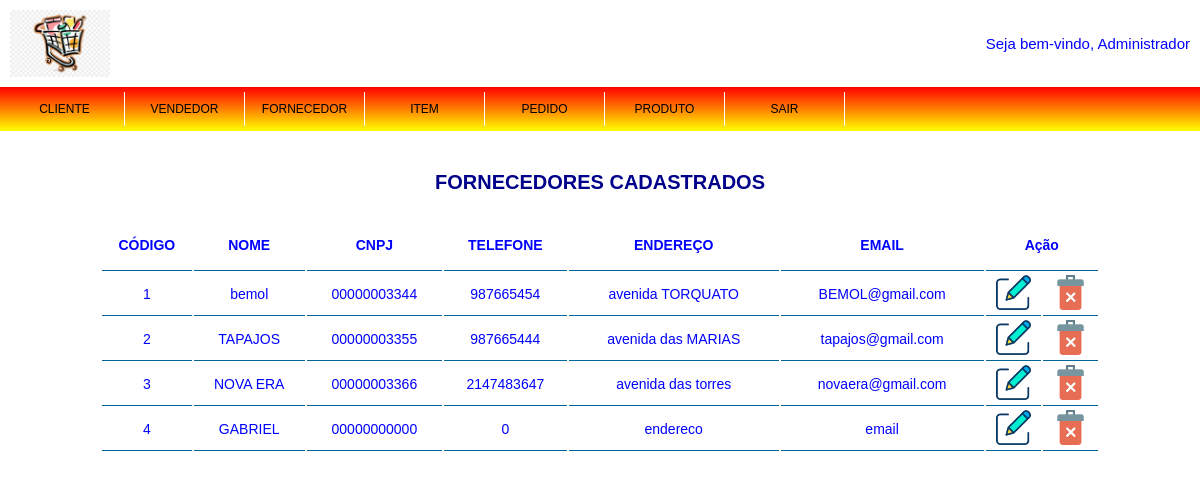
The page /admin/fornecedor/exibir.php (signed in) on the database its author committed.
### tables this page shows
CREATE TABLE `fornecedor` (
  `codigo_fornecedor` int(11) NOT NULL,
  `nome` varchar(50) NOT NULL,
  `cnpj` bigint(11) UNSIGNED ZEROFILL NOT NULL,
  `telefone` int(11) NOT NULL,
  `endereco` varchar(50) NOT NULL,
  `email` varchar(50) NOT NULL
);

### admin/fornecedor/exibir.php (the view)
<?php require('../topo_admin.php');
	require('../../conexao.php');
	$select_fornecedor = mysqli_query($conexao, "SELECT * FROM fornecedor ORDER BY codigo_fornecedor ASC");
		if (mysqli_num_rows($select_fornecedor) > 0) {
			$dados_fornecedor = mysqli_fetch_assoc($select_fornecedor);
		} else {
			echo "<script> alert ('NÃO EXISTEM FORNECEDORES CADASTRADOS!');</script>";
			echo "<script> window.location.href='$url_admin/fornecedor';</script>";
		}
?>
		<div class="estila_tabela">
			<div><h1>FORNECEDORES CADASTRADOS</h1></div>
				<table>
					<tr class="tabela_cabecalho">
						<td>CÓDIGO</td>
						<td>NOME</td>
						<td>CNPJ</td>
						<td>TELEFONE</td>
						<td>ENDEREÇO</td>
						<td>EMAIL</td>
						<td colspan="2">Ação</td>
					</tr>
				<?php do{
					?>
					<tr>
						<td><?php echo $dados_fornecedor['codigo_fornecedor'];?></td>
						<td><?php echo $dados_fornecedor['nome'];?></td>
						<td><?php echo $dados_fornecedor['cnpj'];?></td>
						<td><?php echo $dados_fornecedor['telefone'];?></td>
						<td><?php echo $dados_fornecedor['endereco'];?></td>
						<td><?php echo $dados_fornecedor['email'];?></td>
						<td>
							<a href="editar.php?codigo_fornecedor=<?php echo $dados_fornecedor['codigo_fornecedor'];?>">
								<img src="../../img/editar.png" class="botao_acao" title="Editar">
							</a>
						</td>
						<td>
							<a href="javascript:func()" onclick="confirmar_exclusao('<?php echo $dados_fornecedor['codigo_fornecedor'];?>')">
								<img src="../../img/excluir.png" class="botao_acao" title="Excluir">
							</a>
						</td>
					</tr>
				<?php }while ($dados_fornecedor = mysqli_fetch_assoc($select_fornecedor));?>
				</table>
		</div>
</body>
</html>

### css/estilo.css (style rules this page uses)
* { margin: 0; padding: 0; font-family: Arial, Helvetica, sans-serif; color: blue; }
html { font-size: 62.5%; }
h1 { font-size: 4rem; margin-bottom: 2.5rem; color: #00008B; text-align: center; }
.estila_tabela { width: 1000px; margin: 4rem auto; }
.estila_tabela > div > h1 { font-size: 2rem; }
table { width: 100%; }
.tabela_cabecalho { font-weight: 600; height: 5rem; }
td { font-size: 1.4rem; border-bottom: 1px solid #069; text-align: center; }
.botao_acao { width: 35px; clienter:pointer; margin-top: 0.2rem; margin-bottom: 0.2rem; }

### rows shown on the page
fornecedor: codigo_fornecedor "1", nome "bemol", cnpj "00000003344", telefone "987665454", endereco "avenida TORQUATO", email "BEMOL@gmail.com"
fornecedor: codigo_fornecedor "2", nome "TAPAJOS", cnpj "00000003355", telefone "987665444", endereco "avenida das MARIAS", email "tapajos@gmail.com"
fornecedor: codigo_fornecedor "3", nome "NOVA ERA", cnpj "00000003366", telefone "2147483647", endereco "avenida das torres", email "novaera@gmail.com"
fornecedor: codigo_fornecedor "4", nome "GABRIEL", cnpj "00000000000", telefone "0", endereco "endereco", email "email"

### other values the page prints
$_SESSION['nome_completo_login'] "Administrador"
